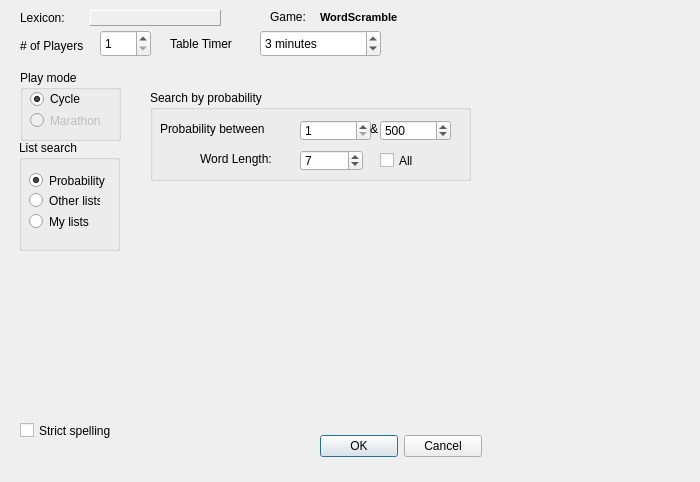
<?xml version="1.0" encoding="UTF-8"?>
<ui version="4.0">
 <class>tableCreateForm</class>
 <widget class="QDialog" name="tableCreateForm">
  <property name="geometry">
   <rect>
    <x>0</x>
    <y>0</y>
    <width>700</width>
    <height>482</height>
   </rect>
  </property>
  <property name="minimumSize">
   <size>
    <width>200</width>
    <height>0</height>
   </size>
  </property>
  <property name="maximumSize">
   <size>
    <width>1000</width>
    <height>500</height>
   </size>
  </property>
  <property name="windowTitle">
   <string>Create WordScramble Table</string>
  </property>
  <property name="accessibleDescription">
   <string/>
  </property>
  <property name="styleSheet">
   <string notr="true"/>
  </property>
  <widget class="QSpinBox" name="playersSpinBox">
   <property name="geometry">
    <rect>
     <x>100</x>
     <y>30</y>
     <width>51</width>
     <height>27</height>
    </rect>
   </property>
   <property name="focusPolicy">
    <enum>Qt::NoFocus</enum>
   </property>
   <property name="minimum">
    <number>1</number>
   </property>
   <property name="maximum">
    <number>8</number>
   </property>
  </widget>
  <widget class="QLabel" name="label">
   <property name="geometry">
    <rect>
     <x>20</x>
     <y>35</y>
     <width>91</width>
     <height>21</height>
    </rect>
   </property>
   <property name="text">
    <string># of Players</string>
   </property>
  </widget>
  <widget class="QLabel" name="label_3">
   <property name="geometry">
    <rect>
     <x>170</x>
     <y>35</y>
     <width>91</width>
     <height>17</height>
    </rect>
   </property>
   <property name="text">
    <string>Table Timer</string>
   </property>
  </widget>
  <widget class="QDialogButtonBox" name="buttonBox">
   <property name="geometry">
    <rect>
     <x>320</x>
     <y>430</y>
     <width>162</width>
     <height>32</height>
    </rect>
   </property>
   <property name="focusPolicy">
    <enum>Qt::NoFocus</enum>
   </property>
   <property name="orientation">
    <enum>Qt::Horizontal</enum>
   </property>
   <property name="standardButtons">
    <set>QDialogButtonBox::Cancel|QDialogButtonBox::Ok</set>
   </property>
  </widget>
  <widget class="QSpinBox" name="timerSpinBox">
   <property name="geometry">
    <rect>
     <x>260</x>
     <y>30</y>
     <width>121</width>
     <height>27</height>
    </rect>
   </property>
   <property name="focusPolicy">
    <enum>Qt::NoFocus</enum>
   </property>
   <property name="styleSheet">
    <string notr="true"/>
   </property>
   <property name="specialValueText">
    <string/>
   </property>
   <property name="suffix">
    <string> minutes</string>
   </property>
   <property name="minimum">
    <number>1</number>
   </property>
   <property name="maximum">
    <number>60</number>
   </property>
   <property name="value">
    <number>3</number>
   </property>
  </widget>
  <widget class="QLabel" name="label_5">
   <property name="geometry">
    <rect>
     <x>20</x>
     <y>10</y>
     <width>61</width>
     <height>16</height>
    </rect>
   </property>
   <property name="text">
    <string>Lexicon:</string>
   </property>
  </widget>
  <widget class="QLabel" name="labelLexiconName">
   <property name="geometry">
    <rect>
     <x>90</x>
     <y>10</y>
     <width>131</width>
     <height>16</height>
    </rect>
   </property>
   <property name="frameShape">
    <enum>QFrame::Panel</enum>
   </property>
   <property name="frameShadow">
    <enum>QFrame::Raised</enum>
   </property>
   <property name="text">
    <string/>
   </property>
  </widget>
  <widget class="QGroupBox" name="groupBox">
   <property name="geometry">
    <rect>
     <x>20</x>
     <y>70</y>
     <width>101</width>
     <height>71</height>
    </rect>
   </property>
   <property name="styleSheet">
    <string notr="true"/>
   </property>
   <property name="title">
    <string>Play mode</string>
   </property>
   <widget class="QRadioButton" name="cycleRbo">
    <property name="geometry">
     <rect>
      <x>10</x>
      <y>20</y>
      <width>83</width>
      <height>18</height>
     </rect>
    </property>
    <property name="text">
     <string>Cycle</string>
    </property>
    <property name="checked">
     <bool>true</bool>
    </property>
   </widget>
   <widget class="QRadioButton" name="endlessRbo">
    <property name="enabled">
     <bool>false</bool>
    </property>
    <property name="geometry">
     <rect>
      <x>10</x>
      <y>40</y>
      <width>101</width>
      <height>21</height>
     </rect>
    </property>
    <property name="text">
     <string>Marathon</string>
    </property>
    <property name="checkable">
     <bool>true</bool>
    </property>
   </widget>
  </widget>
  <widget class="QGroupBox" name="groupBox_2">
   <property name="geometry">
    <rect>
     <x>19</x>
     <y>140</y>
     <width>101</width>
     <height>111</height>
    </rect>
   </property>
   <property name="title">
    <string>List search</string>
   </property>
   <widget class="QRadioButton" name="radioButtonProbability">
    <property name="geometry">
     <rect>
      <x>10</x>
      <y>30</y>
      <width>81</width>
      <height>21</height>
     </rect>
    </property>
    <property name="text">
     <string>Probability</string>
    </property>
    <property name="checked">
     <bool>true</bool>
    </property>
   </widget>
   <widget class="QRadioButton" name="radioButtonOtherLists">
    <property name="geometry">
     <rect>
      <x>10</x>
      <y>50</y>
      <width>71</width>
      <height>21</height>
     </rect>
    </property>
    <property name="text">
     <string>Other lists</string>
    </property>
   </widget>
   <widget class="QRadioButton" name="radioButtonMyLists">
    <property name="geometry">
     <rect>
      <x>10</x>
      <y>70</y>
      <width>71</width>
      <height>23</height>
     </rect>
    </property>
    <property name="text">
     <string>My lists</string>
    </property>
   </widget>
  </widget>
  <widget class="QCheckBox" name="checkBoxStrictSpelling">
   <property name="geometry">
    <rect>
     <x>20</x>
     <y>420</y>
     <width>121</width>
     <height>21</height>
    </rect>
   </property>
   <property name="text">
    <string>Strict spelling</string>
   </property>
  </widget>
  <widget class="QStackedWidget" name="stackedWidget">
   <property name="geometry">
    <rect>
     <x>140</x>
     <y>70</y>
     <width>541</width>
     <height>341</height>
    </rect>
   </property>
   <property name="currentIndex">
    <number>0</number>
   </property>
   <widget class="QWidget" name="page">
    <widget class="QGroupBox" name="groupBoxProbability">
     <property name="geometry">
      <rect>
       <x>10</x>
       <y>20</y>
       <width>321</width>
       <height>91</height>
      </rect>
     </property>
     <property name="title">
      <string>Search by probability</string>
     </property>
     <property name="checkable">
      <bool>false</bool>
     </property>
     <widget class="QSpinBox" name="spinBoxProb2">
      <property name="geometry">
       <rect>
        <x>230</x>
        <y>30</y>
        <width>71</width>
        <height>21</height>
       </rect>
      </property>
      <property name="minimum">
       <number>1</number>
      </property>
      <property name="maximum">
       <number>99999</number>
      </property>
      <property name="singleStep">
       <number>500</number>
      </property>
      <property name="value">
       <number>500</number>
      </property>
     </widget>
     <widget class="QSpinBox" name="spinBoxWL">
      <property name="geometry">
       <rect>
        <x>150</x>
        <y>60</y>
        <width>63</width>
        <height>21</height>
       </rect>
      </property>
      <property name="minimum">
       <number>2</number>
      </property>
      <property name="maximum">
       <number>15</number>
      </property>
      <property name="value">
       <number>7</number>
      </property>
     </widget>
     <widget class="QSpinBox" name="spinBoxProb1">
      <property name="geometry">
       <rect>
        <x>150</x>
        <y>30</y>
        <width>71</width>
        <height>21</height>
       </rect>
      </property>
      <property name="minimum">
       <number>1</number>
      </property>
      <property name="maximum">
       <number>99999</number>
      </property>
      <property name="singleStep">
       <number>500</number>
      </property>
      <property name="value">
       <number>1</number>
      </property>
     </widget>
     <widget class="QLabel" name="label_4">
      <property name="geometry">
       <rect>
        <x>50</x>
        <y>60</y>
        <width>91</width>
        <height>17</height>
       </rect>
      </property>
      <property name="text">
       <string>Word Length:</string>
      </property>
     </widget>
     <widget class="QLabel" name="label_2">
      <property name="geometry">
       <rect>
        <x>220</x>
        <y>30</y>
        <width>21</width>
        <height>17</height>
       </rect>
      </property>
      <property name="text">
       <string>&amp;</string>
      </property>
     </widget>
     <widget class="QLabel" name="label_6">
      <property name="geometry">
       <rect>
        <x>10</x>
        <y>30</y>
        <width>131</width>
        <height>17</height>
       </rect>
      </property>
      <property name="text">
       <string>Probability between</string>
      </property>
     </widget>
     <widget class="QCheckBox" name="checkBoxAll">
      <property name="geometry">
       <rect>
        <x>230</x>
        <y>60</y>
        <width>87</width>
        <height>21</height>
       </rect>
      </property>
      <property name="whatsThis">
       <string/>
      </property>
      <property name="text">
       <string>All</string>
      </property>
     </widget>
    </widget>
   </widget>
   <widget class="QWidget" name="page_2">
    <layout class="QGridLayout" name="gridLayout_2">
     <item row="0" column="0">
      <widget class="QGroupBox" name="groupBoxSpecialLists">
       <property name="enabled">
        <bool>false</bool>
       </property>
       <property name="title">
        <string>Other lists</string>
       </property>
       <property name="flat">
        <bool>false</bool>
       </property>
       <property name="checkable">
        <bool>false</bool>
       </property>
       <property name="checked">
        <bool>false</bool>
       </property>
       <layout class="QGridLayout" name="gridLayout">
        <item row="0" column="0">
         <widget class="QListWidget" name="listWidgetTopLevelList">
          <item>
           <property name="text">
            <string>A test list lol!1</string>
           </property>
          </item>
         </widget>
        </item>
       </layout>
      </widget>
     </item>
    </layout>
   </widget>
   <widget class="QWidget" name="page_3">
    <widget class="QTableWidget" name="tableWidgetMyLists">
     <property name="geometry">
      <rect>
       <x>10</x>
       <y>60</y>
       <width>521</width>
       <height>241</height>
      </rect>
     </property>
     <property name="sortingEnabled">
      <bool>true</bool>
     </property>
     <attribute name="horizontalHeaderShowSortIndicator" stdset="0">
      <bool>true</bool>
     </attribute>
     <attribute name="horizontalHeaderShowSortIndicator" stdset="0">
      <bool>true</bool>
     </attribute>
     <column>
      <property name="text">
       <string>List name</string>
      </property>
     </column>
     <column>
      <property name="text">
       <string>Total Qs</string>
      </property>
     </column>
     <column>
      <property name="text">
       <string>Cur. Qs</string>
      </property>
     </column>
     <column>
      <property name="text">
       <string>1st missed Qs</string>
      </property>
     </column>
     <column>
      <property name="text">
       <string>Last saved</string>
      </property>
     </column>
    </widget>
    <widget class="QPushButton" name="pushButtonImportList">
     <property name="geometry">
      <rect>
       <x>10</x>
       <y>10</y>
       <width>90</width>
       <height>27</height>
      </rect>
     </property>
     <property name="toolTip">
      <string extracomment="Import a list of words or alphagrams, one per line"/>
     </property>
     <property name="text">
      <string>Import list</string>
     </property>
    </widget>
    <widget class="QPushButton" name="pushButtonDeleteList">
     <property name="geometry">
      <rect>
       <x>440</x>
       <y>10</y>
       <width>90</width>
       <height>27</height>
      </rect>
     </property>
     <property name="text">
      <string>Delete List</string>
     </property>
    </widget>
    <widget class="QRadioButton" name="radioButtonContinueListQuiz">
     <property name="geometry">
      <rect>
       <x>10</x>
       <y>320</y>
       <width>108</width>
       <height>23</height>
      </rect>
     </property>
     <property name="text">
      <string>Continue </string>
     </property>
     <property name="checked">
      <bool>true</bool>
     </property>
    </widget>
    <widget class="QRadioButton" name="radioButtonRestartListQuiz">
     <property name="geometry">
      <rect>
       <x>280</x>
       <y>320</y>
       <width>171</width>
       <height>23</height>
      </rect>
     </property>
     <property name="text">
      <string>Reset and Restart Quiz</string>
     </property>
    </widget>
    <widget class="QRadioButton" name="radioButtonQuizFirstMissed">
     <property name="geometry">
      <rect>
       <x>110</x>
       <y>320</y>
       <width>161</width>
       <height>23</height>
      </rect>
     </property>
     <property name="text">
      <string>Quiz on first-missed</string>
     </property>
    </widget>
    <widget class="QLabel" name="label_7">
     <property name="geometry">
      <rect>
       <x>10</x>
       <y>300</y>
       <width>461</width>
       <height>18</height>
      </rect>
     </property>
     <property name="text">
      <string>* indicates all words in this list have been quizzed on at least once.</string>
     </property>
    </widget>
    <widget class="QProgressBar" name="progressBarUsedListSpace">
     <property name="geometry">
      <rect>
       <x>280</x>
       <y>15</y>
       <width>118</width>
       <height>23</height>
      </rect>
     </property>
     <property name="value">
      <number>0</number>
     </property>
    </widget>
    <widget class="QLabel" name="label_8">
     <property name="geometry">
      <rect>
       <x>180</x>
       <y>10</y>
       <width>91</width>
       <height>31</height>
      </rect>
     </property>
     <property name="text">
      <string>Used space
on server</string>
     </property>
    </widget>
   </widget>
  </widget>
  <widget class="QLabel" name="label_9">
   <property name="geometry">
    <rect>
     <x>320</x>
     <y>10</y>
     <width>91</width>
     <height>16</height>
    </rect>
   </property>
   <property name="text">
    <string>&lt;!DOCTYPE HTML PUBLIC &quot;-//W3C//DTD HTML 4.0//EN&quot; &quot;http://www.w3.org/TR/REC-html40/strict.dtd&quot;&gt;
&lt;html&gt;&lt;head&gt;&lt;meta name=&quot;qrichtext&quot; content=&quot;1&quot; /&gt;&lt;style type=&quot;text/css&quot;&gt;
p, li { white-space: pre-wrap; }
&lt;/style&gt;&lt;/head&gt;&lt;body style=&quot; font-family:'MS Shell Dlg 2'; font-size:8.25pt; font-weight:400; font-style:normal;&quot;&gt;
&lt;p style=&quot; margin-top:0px; margin-bottom:0px; margin-left:0px; margin-right:0px; -qt-block-indent:0; text-indent:0px;&quot;&gt;&lt;span style=&quot; font-size:8pt; font-weight:600;&quot;&gt;WordScramble&lt;/span&gt;&lt;/p&gt;&lt;/body&gt;&lt;/html&gt;</string>
   </property>
  </widget>
  <widget class="QLabel" name="label_10">
   <property name="geometry">
    <rect>
     <x>270</x>
     <y>10</y>
     <width>46</width>
     <height>13</height>
    </rect>
   </property>
   <property name="text">
    <string>Game:</string>
   </property>
  </widget>
 </widget>
 <tabstops>
  <tabstop>spinBoxProb1</tabstop>
  <tabstop>spinBoxProb2</tabstop>
  <tabstop>spinBoxWL</tabstop>
  <tabstop>checkBoxAll</tabstop>
  <tabstop>checkBoxStrictSpelling</tabstop>
  <tabstop>cycleRbo</tabstop>
  <tabstop>endlessRbo</tabstop>
  <tabstop>radioButtonProbability</tabstop>
  <tabstop>radioButtonOtherLists</tabstop>
  <tabstop>radioButtonMyLists</tabstop>
  <tabstop>listWidgetTopLevelList</tabstop>
  <tabstop>tableWidgetMyLists</tabstop>
  <tabstop>pushButtonImportList</tabstop>
  <tabstop>pushButtonDeleteList</tabstop>
  <tabstop>radioButtonContinueListQuiz</tabstop>
  <tabstop>radioButtonRestartListQuiz</tabstop>
  <tabstop>radioButtonQuizFirstMissed</tabstop>
 </tabstops>
 <resources/>
 <connections>
  <connection>
   <sender>buttonBox</sender>
   <signal>accepted()</signal>
   <receiver>tableCreateForm</receiver>
   <slot>accept()</slot>
   <hints>
    <hint type="sourcelabel">
     <x>388</x>
     <y>440</y>
    </hint>
    <hint type="destinationlabel">
     <x>96</x>
     <y>368</y>
    </hint>
   </hints>
  </connection>
  <connection>
   <sender>buttonBox</sender>
   <signal>rejected()</signal>
   <receiver>tableCreateForm</receiver>
   <slot>reject()</slot>
   <hints>
    <hint type="sourcelabel">
     <x>456</x>
     <y>440</y>
    </hint>
    <hint type="destinationlabel">
     <x>375</x>
     <y>368</y>
    </hint>
   </hints>
  </connection>
  <connection>
   <sender>radioButtonOtherLists</sender>
   <signal>toggled(bool)</signal>
   <receiver>groupBoxSpecialLists</receiver>
   <slot>setEnabled(bool)</slot>
   <hints>
    <hint type="sourcelabel">
     <x>35</x>
     <y>207</y>
    </hint>
    <hint type="destinationlabel">
     <x>153</x>
     <y>118</y>
    </hint>
   </hints>
  </connection>
 </connections>
</ui>
